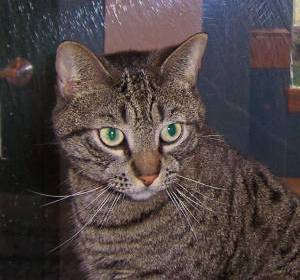
#> input picture 2-OpenCV Basics Implementation Part-1/cat.1.jpg, 300 x 280 px
$ jupyter execute python-opencv.ipynb   (shell and % lines are left out)   (older library calls are emulated)
#> lines starting #> are read from the running program, lines starting #| are printed output that depends on the picture; after the words box and inside, x2 and y2 are one past the last pixel; in counts of white or black regions, pixels touching at a corner belong together
[cell 1]
#!pip install opencv-python

[cell 2]
import cv2
import warnings
import matplotlib.pyplot as plt
import numpy as np

warnings.filterwarnings("ignore")

[cell 3]
plt.figure(figsize=(4, 2))
imagedata = plt.imread("./cat.1.jpg")
#> imagedata is the input picture: shape (280, 300, 3); mean R, G, B 78.8, 68.3, 68
plt.imshow(imagedata)
plt.grid(False)
plt.show()

[cell 4]
print("Yes")

[cell 5]
imagedata.shape[2]
#> Out = 3

[cell 6]
print("Image Shape: {}".format(imagedata.shape))
#| Image Shape: (280, 300, 3)
print("Image Size is : Image Height: {},  Image Width: {} and Image Channle: {} = {}".format(imagedata.shape[0], imagedata.shape[1], imagedata.shape[2], imagedata.size))
#| Image Size is : Image Height: 280,  Image Width: 300 and Image Channle: 3 = 252000

[cell 7]
def catimageShow(imageTitle, image):
#> called with imageTitle = 'This is a Orginal Cat Image'
    imageVariable = cv2.cvtColor(image, cv2.COLOR_BGR2RGB)
    plt.figure(figsize=(4, 2))
    plt.imshow(imageVariable)
    plt.title(imageTitle)
    plt.show()

[cell 8]
catimageShow("This is a Orginal Cat Image", imagedata)

[cell 9]
imagedata.shape[:2]
#> Out = (280, 300)

[cell 10]
#mask Lider, Data Fusion
Image_mask = np.zeros(imagedata.shape[:2], dtype="uint8")

[cell 11]
Image_mask

[cell 12]
cv2.rectangle(Image_mask, (0, 450), (50, 200), 255)
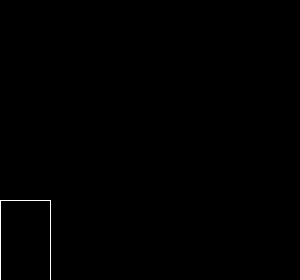
#> Image_mask: shape (280, 300); 0.25% white in thin lines or dots, all inside (x1, y1, x2, y2) = (0, 200, 51, 280)

[cell 13]
catimageShow("Changed Image", Image_mask)

[cell 14]
argmumentImage = {"Image":"./cat.1.jpg",
                 "scharr":0}
imagedata = plt.imread(argmumentImage["Image"])
catimageShow("Orginal Image", imagedata)
bit_mask = cv2.bitwise_and(imagedata, imagedata, mask = Image_mask)
catimageShow("Bit masked Image", Image_mask)

[cell 15]
cv2.circle(Image_mask, (145, 150), 120, 250, -1)
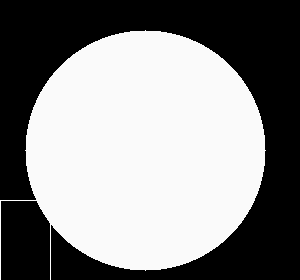
#> Image_mask: shape (280, 300); min 0, max 255, mean 135.1
bit_mask = cv2.bitwise_and(imagedata, imagedata, mask = Image_mask)
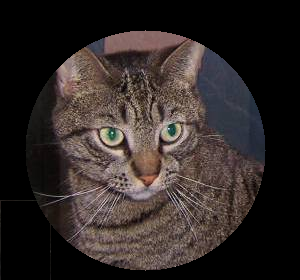
#> bit_mask: shape (280, 300, 3); mean R, G, B 48.7, 41, 39.1
catimageShow("Bit masked Image", Image_mask)

[cell 16]
cv2.circle(Image_mask, (145, 150), 120, 250, -1)
bit_mask = cv2.bitwise_or(imagedata, imagedata, mask = Image_mask)
catimageShow("Bit masked Image", Image_mask)

[cell 17]
max(imagedata[0][0])
#> Out = 44

[cell 18]
# Image Scalling
# Normalization
# Standarization
imagedata/255

[cell 19]
customValueW = 120.0/imagedata.shape[1]
#> customValueW = 0.4

[cell 20]
customValueH = 120.0/imagedata.shape[0]
#> customValueH = 0.429

[cell 21]
120*120

[cell 22]
customValueW
#> Out = 0.4

[cell 23]
imagedata.shape[0]
#> Out = 280

[cell 24]
280*0.4

[cell 25]
imageDimention = (120, int(imagedata.shape[0]*customValueW))
#> imageDimention = (120, 112)

[cell 26]
imagedata.shape
#> Out = (280, 300, 3)

[cell 27]
imageDimention
#> Out = (120, 112)

[cell 28]
newImage = cv2.resize(imagedata, imageDimention, interpolation = cv2.INTER_AREA)
catimageShow("Resized Image", newImage)

[cell 29]
newImage.shape
#> Out = (112, 120, 3)

[cell 30]
(imageH, ImageW) = imagedata.shape[:2]

[cell 31]
centerX, centerY = (imageH//2, ImageW//2)

[cell 32]
imageRotate = cv2.getRotationMatrix2D((centerX, centerY), 45, 1.0)
rotateNow = cv2.warpAffine(imagedata, imageRotate, (imageH, ImageW))
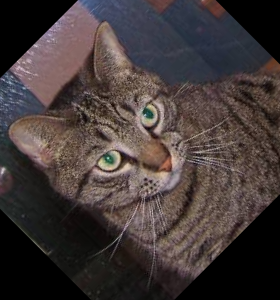
#> rotateNow: shape (300, 280, 3); mean R, G, B 67.4, 57.9, 57
catimageShow("Rotated Image", rotateNow)

[cell 33]
imageRotate = cv2.getRotationMatrix2D((centerX, centerY), 90, 1.0)
rotateNow = cv2.warpAffine(imagedata, imageRotate, (imageH, ImageW))
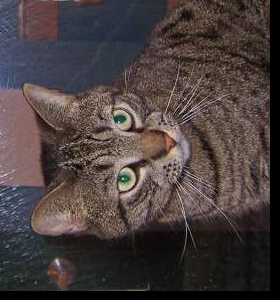
#> rotateNow: shape (300, 280, 3); mean R, G, B 73.1, 63, 62.2
catimageShow("Rotated Image", rotateNow)

[cell 34]
imageRotate = cv2.getRotationMatrix2D((centerX, centerY), 180, 1.0)
rotateNow = cv2.warpAffine(imagedata, imageRotate, (imageH, ImageW))
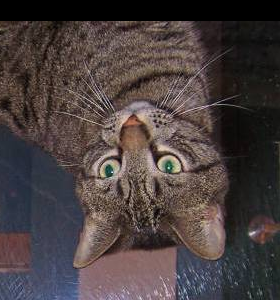
#> rotateNow: shape (300, 280, 3); mean R, G, B 73.5, 63.6, 63.3
catimageShow("Rotated Image", rotateNow)

[cell 35]
#Step 01: Convert iMages to Gray
grayimage = cv2.cvtColor(imagedata, cv2.COLOR_RGB2GRAY)

[cell 36]
grayimage.shape

[cell 37]
kernelGen = -1 if argmumentImage["scharr"] > 0 else 3

[cell 38]
gradienImageDataX = cv2.Sobel(grayimage, ddepth = cv2.CV_32F, dx = 1, dy = 0, ksize = kernelGen)
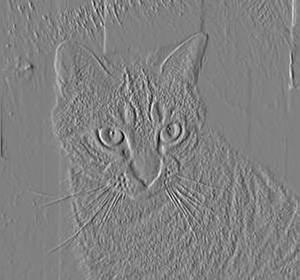
#> gradienImageDataX: shape (280, 300) float32; min -593, max 578, mean 1; drawn with min black and max white
gradienImageDataY = cv2.Sobel(grayimage, ddepth = cv2.CV_32F, dx = 0, dy = 1, ksize = kernelGen)
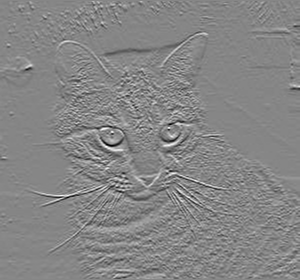
#> gradienImageDataY: shape (280, 300) float32; min -585, max 526, mean -1.1; drawn with min black and max white
catimageShow("Gradient Image", gradienImageDataX)
#> in catimageShow (call 11), `plt.show()`:
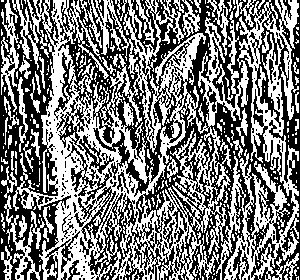
#> shown: shape (280, 300, 3) float32; values 0 (black) and 1 (white), 48.4% white; 374 white regions (304 under 20 px), largest, box (x1, y1, x2, y2) and area: (12, 0, 299, 280) 32967, (1, 0, 19, 112) 807, (6, 215, 41, 280) 617

[cell 39]
catimageShow("Gradient Image", gradienImageDataY)
#> in catimageShow (call 12), `plt.show()`:
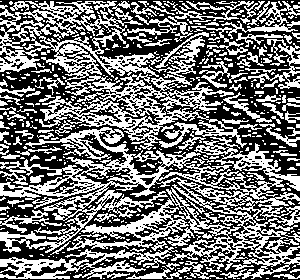
#> shown: shape (280, 300, 3) float32; values 0 (black) and 1 (white), 45.6% white in thin lines or dots
